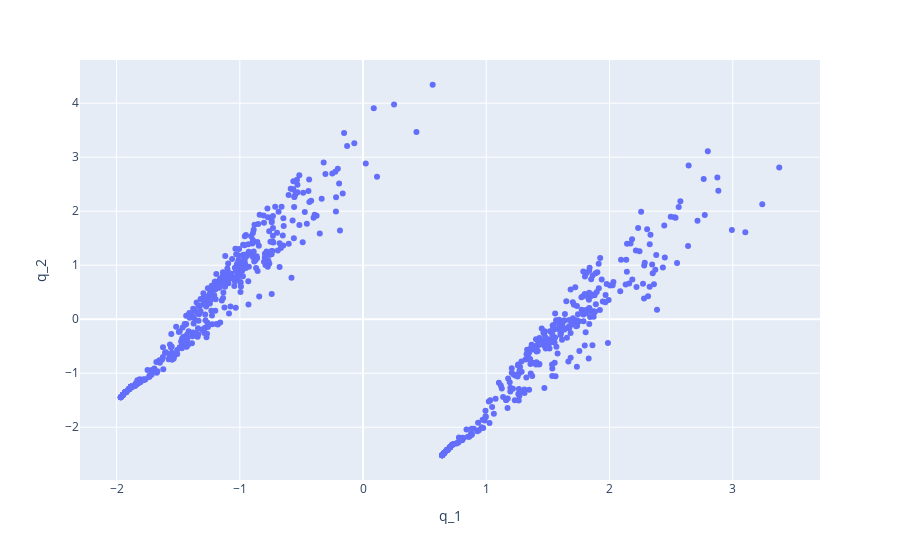

Notebook cell for this chart:
### Code cell
# lets do again for 2 dimensions and pplot and see
pca = PCA(n_components=2)
pca.fit(df_customer_norm2)

reduced_customer = pca.transform(df_customer_norm2)
print(reduced_customer.shape)

x = reduced_customer[:, 0]
y = reduced_customer[:, 1]

fig = px.scatter(reduced_customer, x=x, y=y)
fig.update_layout( xaxis_title="q_1", yaxis_title="q_2")
fig.show()
# intreiging, lets back up and export the 5 PCs for clustering

### Figure 1 — Plotly figure (JSON) as saved in the notebook; plotly's stock layout.template omitted (floating-point values rounded to 4 significant figures; data arrays with more than 128 entries replaced by an {"elided": "..."} marker saying what was removed)
{"data": [{"hovertemplate": "x=%{x}<br>y=%{y}<extra></extra>", "legendgroup": "", "marker": {"color": "#636efa", "symbol": "circle"}, "mode": "markers", "name": "", "orientation": "v", "showlegend": false, "type": "scatter", "x": {"elided": "747 float values"}, "xaxis": "x", "y": {"elided": "747 float values"}, "yaxis": "y"}], "layout": {"legend": {"tracegroupgap": 0}, "margin": {"t": 60}, "xaxis": {"anchor": "y", "domain": [0, 1], "title": {"text": "q_1"}}, "yaxis": {"anchor": "x", "domain": [0, 1], "title": {"text": "q_2"}}}}
